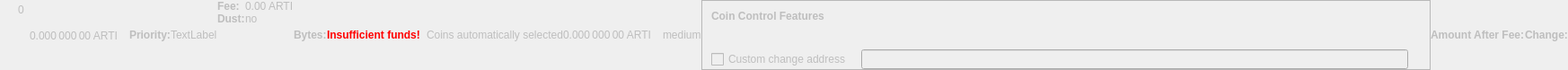
    <widget class="QWidget" name="dummyHideWidget" native="true">
     <property name="enabled">
      <bool>false</bool>
     </property>
     <property name="maximumSize">
      <size>
       <width>100</width>
       <height>22</height>
      </size>
     </property>
     <layout class="QHBoxLayout" name="dummyHideLayout">
      <property name="spacing">
       <number>0</number>
      </property>
      <property name="margin">
       <number>0</number>
      </property>
      <item>
       <layout class="QFormLayout" name="formLayoutCoinControl1">
        <property name="horizontalSpacing">
         <number>10</number>
        </property>
        <property name="verticalSpacing">
         <number>14</number>
        </property>
        <property name="leftMargin">
         <number>10</number>
        </property>
        <property name="topMargin">
         <number>4</number>
        </property>
        <property name="rightMargin">
         <number>6</number>
        </property>
        <item row="0" column="1">
         <widget class="QLabel" name="labelCoinControlBytes">
          <property name="cursor">
           <cursorShape>IBeamCursor</cursorShape>
          </property>
          <property name="contextMenuPolicy">
           <enum>Qt::ActionsContextMenu</enum>
          </property>
          <property name="text">
           <string notr="true">0</string>
          </property>
          <property name="textInteractionFlags">
           <set>Qt::LinksAccessibleByMouse|Qt::TextSelectableByKeyboard|Qt::TextSelectableByMouse</set>
          </property>
         </widget>
        </item>
       </layout>
      </item>
      <item>
       <widget class="QLabel" name="labelCoinControlAfterFee">
        <property name="enabled">
         <bool>false</bool>
        </property>
        <property name="sizePolicy">
         <sizepolicy hsizetype="Fixed" vsizetype="Fixed">
          <horstretch>0</horstretch>
          <verstretch>0</verstretch>
         </sizepolicy>
        </property>
        <property name="minimumSize">
         <size>
          <width>111</width>
          <height>12</height>
         </size>
        </property>
        <property name="maximumSize">
         <size>
          <width>111</width>
          <height>12</height>
         </size>
        </property>
        <property name="cursor">
         <cursorShape>IBeamCursor</cursorShape>
        </property>
        <property name="contextMenuPolicy">
         <enum>Qt::ActionsContextMenu</enum>
        </property>
        <property name="text">
         <string notr="true">0.000 000 00 ARTI</string>
        </property>
        <property name="textInteractionFlags">
         <set>Qt::LinksAccessibleByMouse|Qt::TextSelectableByKeyboard|Qt::TextSelectableByMouse</set>
        </property>
       </widget>
      </item>
      <item>
       <widget class="QLabel" name="labelCoinControlPriorityText">
        <property name="enabled">
         <bool>false</bool>
        </property>
        <property name="font">
         <font>
          <weight>75</weight>
          <bold>true</bold>
         </font>
        </property>
        <property name="text">
         <string>Priority:</string>
        </property>
       </widget>
      </item>
      <item>
       <layout class="QHBoxLayout" name="horizontalLayout">
        <item>
         <widget class="QLabel" name="WarningLabel">
          <property name="text">
           <string>TextLabel</string>
          </property>
         </widget>
        </item>
       </layout>
      </item>
      <item>
       <layout class="QFormLayout" name="formLayoutCoinControl3">
        <property name="horizontalSpacing">
         <number>0</number>
        </property>
        <property name="verticalSpacing">
         <number>0</number>
        </property>
        <property name="leftMargin">
         <number>0</number>
        </property>
        <property name="topMargin">
         <number>0</number>
        </property>
        <property name="rightMargin">
         <number>0</number>
        </property>
        <item row="0" column="0">
         <widget class="QLabel" name="labelCoinControlFeeText">
          <property name="enabled">
           <bool>false</bool>
          </property>
          <property name="font">
           <font>
            <weight>75</weight>
            <bold>true</bold>
           </font>
          </property>
          <property name="text">
           <string>Fee:</string>
          </property>
          <property name="margin">
           <number>0</number>
          </property>
         </widget>
        </item>
        <item row="0" column="1">
         <widget class="QLabel" name="labelCoinControlFee">
          <property name="enabled">
           <bool>false</bool>
          </property>
          <property name="cursor">
           <cursorShape>IBeamCursor</cursorShape>
          </property>
          <property name="contextMenuPolicy">
           <enum>Qt::ActionsContextMenu</enum>
          </property>
          <property name="text">
           <string notr="true">0.00 ARTI</string>
          </property>
          <property name="textInteractionFlags">
           <set>Qt::LinksAccessibleByMouse|Qt::TextSelectableByKeyboard|Qt::TextSelectableByMouse</set>
          </property>
         </widget>
        </item>
        <item row="1" column="0">
         <widget class="QLabel" name="labelCoinControlLowOutputText">
          <property name="enabled">
           <bool>false</bool>
          </property>
          <property name="font">
           <font>
            <weight>75</weight>
            <bold>true</bold>
           </font>
          </property>
          <property name="text">
           <string>Dust:</string>
          </property>
         </widget>
        </item>
        <item row="1" column="1">
         <widget class="QLabel" name="labelCoinControlLowOutput">
          <property name="enabled">
           <bool>false</bool>
          </property>
          <property name="cursor">
           <cursorShape>IBeamCursor</cursorShape>
          </property>
          <property name="contextMenuPolicy">
           <enum>Qt::ActionsContextMenu</enum>
          </property>
          <property name="text">
           <string>no</string>
          </property>
          <property name="textInteractionFlags">
           <set>Qt::LinksAccessibleByMouse|Qt::TextSelectableByKeyboard|Qt::TextSelectableByMouse</set>
          </property>
         </widget>
        </item>
       </layout>
      </item>
      <item>
       <widget class="QLabel" name="labelCoinControlBytesText">
        <property name="enabled">
         <bool>false</bool>
        </property>
        <property name="font">
         <font>
          <weight>75</weight>
          <bold>true</bold>
         </font>
        </property>
        <property name="text">
         <string>Bytes:</string>
        </property>
       </widget>
      </item>
      <item>
       <layout class="QFormLayout" name="formLayoutCoinControl2">
        <property name="horizontalSpacing">
         <number>0</number>
        </property>
        <property name="verticalSpacing">
         <number>0</number>
        </property>
        <property name="leftMargin">
         <number>0</number>
        </property>
        <property name="topMargin">
         <number>0</number>
        </property>
        <property name="rightMargin">
         <number>0</number>
        </property>
       </layout>
      </item>
      <item>
       <layout class="QHBoxLayout" name="horizontalLayoutCoinControl2">
        <property name="spacing">
         <number>0</number>
        </property>
        <property name="bottomMargin">
         <number>0</number>
        </property>
       </layout>
      </item>
      <item>
       <widget class="QLabel" name="labelCoinControlInsuffFunds">
        <property name="enabled">
         <bool>false</bool>
        </property>
        <property name="minimumSize">
         <size>
          <width>0</width>
          <height>0</height>
         </size>
        </property>
        <property name="font">
         <font>
          <weight>75</weight>
          <bold>true</bold>
         </font>
        </property>
        <property name="styleSheet">
         <string notr="true">color:red;font-weight:bold;</string>
        </property>
        <property name="text">
         <string>Insufficient funds!</string>
        </property>
        <property name="margin">
         <number>5</number>
        </property>
       </widget>
      </item>
      <item>
       <layout class="QFormLayout" name="formLayoutCoinControl4">
        <property name="horizontalSpacing">
         <number>0</number>
        </property>
        <property name="verticalSpacing">
         <number>0</number>
        </property>
        <property name="leftMargin">
         <number>0</number>
        </property>
        <property name="topMargin">
         <number>0</number>
        </property>
        <property name="rightMargin">
         <number>0</number>
        </property>
       </layout>
      </item>
      <item>
       <widget class="QLabel" name="labelCoinControlChangeLabel">
        <property name="enabled">
         <bool>false</bool>
        </property>
        <property name="sizePolicy">
         <sizepolicy hsizetype="Preferred" vsizetype="Expanding">
          <horstretch>0</horstretch>
          <verstretch>0</verstretch>
         </sizepolicy>
        </property>
        <property name="minimumSize">
         <size>
          <width>0</width>
          <height>0</height>
         </size>
        </property>
        <property name="text">
         <string/>
        </property>
        <property name="margin">
         <number>3</number>
        </property>
       </widget>
      </item>
      <item>
       <widget class="QLabel" name="labelCoinControlAutomaticallySelected">
        <property name="enabled">
         <bool>false</bool>
        </property>
        <property name="sizePolicy">
         <sizepolicy hsizetype="Fixed" vsizetype="Fixed">
          <horstretch>0</horstretch>
          <verstretch>0</verstretch>
         </sizepolicy>
        </property>
        <property name="minimumSize">
         <size>
          <width>0</width>
          <height>0</height>
         </size>
        </property>
        <property name="maximumSize">
         <size>
          <width>240</width>
          <height>16777215</height>
         </size>
        </property>
        <property name="text">
         <string>Coins automatically selected</string>
        </property>
        <property name="margin">
         <number>5</number>
        </property>
       </widget>
      </item>
      <item>
       <widget class="QLabel" name="labelCoinControlChange">
        <property name="enabled">
         <bool>false</bool>
        </property>
        <property name="sizePolicy">
         <sizepolicy hsizetype="Fixed" vsizetype="Fixed">
          <horstretch>0</horstretch>
          <verstretch>0</verstretch>
         </sizepolicy>
        </property>
        <property name="minimumSize">
         <size>
          <width>111</width>
          <height>0</height>
         </size>
        </property>
        <property name="maximumSize">
         <size>
          <width>111</width>
          <height>16777215</height>
         </size>
        </property>
        <property name="cursor">
         <cursorShape>IBeamCursor</cursorShape>
        </property>
        <property name="contextMenuPolicy">
         <enum>Qt::ActionsContextMenu</enum>
        </property>
        <property name="text">
         <string notr="true">0.000 000 00 ARTI</string>
        </property>
        <property name="textInteractionFlags">
         <set>Qt::LinksAccessibleByMouse|Qt::TextSelectableByKeyboard|Qt::TextSelectableByMouse</set>
        </property>
       </widget>
      </item>
      <item>
       <widget class="QLabel" name="labelCoinControlPriority">
        <property name="enabled">
         <bool>false</bool>
        </property>
        <property name="cursor">
         <cursorShape>IBeamCursor</cursorShape>
        </property>
        <property name="contextMenuPolicy">
         <enum>Qt::ActionsContextMenu</enum>
        </property>
        <property name="text">
         <string>medium</string>
        </property>
        <property name="textInteractionFlags">
         <set>Qt::LinksAccessibleByMouse|Qt::TextSelectableByKeyboard|Qt::TextSelectableByMouse</set>
        </property>
       </widget>
      </item>
      <item>
       <widget class="QFrame" name="frameCoinControl">
        <property name="sizePolicy">
         <sizepolicy hsizetype="Expanding" vsizetype="Expanding">
          <horstretch>0</horstretch>
          <verstretch>0</verstretch>
         </sizepolicy>
        </property>
        <property name="maximumSize">
         <size>
          <width>16777215</width>
          <height>16777215</height>
         </size>
        </property>
        <property name="frameShape">
         <enum>QFrame::StyledPanel</enum>
        </property>
        <property name="frameShadow">
         <enum>QFrame::Sunken</enum>
        </property>
        <layout class="QVBoxLayout" name="verticalLayoutCoinControl2_2">
         <property name="spacing">
          <number>0</number>
         </property>
         <property name="margin">
          <number>0</number>
         </property>
         <item>
          <layout class="QVBoxLayout" name="verticalLayoutCoinControl" stretch="0,0,0,1">
           <property name="spacing">
            <number>0</number>
           </property>
           <property name="leftMargin">
            <number>10</number>
           </property>
           <property name="topMargin">
            <number>10</number>
           </property>
           <item>
            <layout class="QHBoxLayout" name="horizontalLayoutCoinControl1">
             <property name="bottomMargin">
              <number>15</number>
             </property>
             <item>
              <widget class="QLabel" name="labelCoinControlFeatures">
               <property name="enabled">
                <bool>false</bool>
               </property>
               <property name="sizePolicy">
                <sizepolicy hsizetype="Preferred" vsizetype="Maximum">
                 <horstretch>0</horstretch>
                 <verstretch>0</verstretch>
                </sizepolicy>
               </property>
               <property name="font">
                <font>
                 <weight>75</weight>
                 <bold>true</bold>
                </font>
               </property>
               <property name="styleSheet">
                <string notr="true">font-weight:bold;</string>
               </property>
               <property name="text">
                <string>Coin Control Features</string>
               </property>
              </widget>
             </item>
            </layout>
           </item>
           <item>
            <widget class="QWidget" name="widgetCoinControl" native="true">
             <property name="sizePolicy">
              <sizepolicy hsizetype="Preferred" vsizetype="Preferred">
               <horstretch>0</horstretch>
               <verstretch>0</verstretch>
              </sizepolicy>
             </property>
             <property name="minimumSize">
              <size>
               <width>0</width>
               <height>0</height>
              </size>
             </property>
             <property name="styleSheet">
              <string notr="true"/>
             </property>
             <layout class="QHBoxLayout" name="horizontalLayoutCoinControl5_2">
              <property name="margin">
               <number>0</number>
              </property>
              <item>
               <layout class="QHBoxLayout" name="horizontalLayoutCoinControl3">
                <property name="spacing">
                 <number>20</number>
                </property>
                <property name="topMargin">
                 <number>0</number>
                </property>
                <property name="bottomMargin">
                 <number>10</number>
                </property>
               </layout>
              </item>
             </layout>
            </widget>
           </item>
           <item>
            <layout class="QHBoxLayout" name="horizontalLayoutCoinControl4" stretch="0,0,0">
             <property name="spacing">
              <number>12</number>
             </property>
             <property name="sizeConstraint">
              <enum>QLayout::SetDefaultConstraint</enum>
             </property>
             <property name="topMargin">
              <number>5</number>
             </property>
             <property name="rightMargin">
              <number>5</number>
             </property>
             <item>
              <widget class="QCheckBox" name="checkBoxCoinControlChange">
               <property name="enabled">
                <bool>false</bool>
               </property>
               <property name="toolTip">
                <string>If this is activated, but the change address is empty or invalid, change will be sent to a newly generated address.</string>
               </property>
               <property name="text">
                <string>Custom change address</string>
               </property>
              </widget>
             </item>
             <item>
              <widget class="QValidatedLineEdit" name="lineEditCoinControlChange">
               <property name="enabled">
                <bool>false</bool>
               </property>
               <property name="sizePolicy">
                <sizepolicy hsizetype="Expanding" vsizetype="Fixed">
                 <horstretch>0</horstretch>
                 <verstretch>0</verstretch>
                </sizepolicy>
               </property>
              </widget>
             </item>
             <item>
              <widget class="QLabel" name="labelCoinControlChangeLabel_2">
               <property name="sizePolicy">
                <sizepolicy hsizetype="Preferred" vsizetype="Expanding">
                 <horstretch>0</horstretch>
                 <verstretch>0</verstretch>
                </sizepolicy>
               </property>
               <property name="minimumSize">
                <size>
                 <width>0</width>
                 <height>0</height>
                </size>
               </property>
               <property name="text">
                <string/>
               </property>
               <property name="margin">
                <number>3</number>
               </property>
              </widget>
             </item>
            </layout>
           </item>
           <item>
            <spacer name="verticalSpacerCoinControl">
             <property name="orientation">
              <enum>Qt::Vertical</enum>
             </property>
             <property name="sizeHint" stdset="0">
              <size>
               <width>800</width>
               <height>1</height>
              </size>
             </property>
            </spacer>
           </item>
          </layout>
         </item>
        </layout>
       </widget>
      </item>
      <item>
       <widget class="QLabel" name="labelCoinControlAfterFeeText">
        <property name="enabled">
         <bool>false</bool>
        </property>
        <property name="minimumSize">
         <size>
          <width>0</width>
          <height>0</height>
         </size>
        </property>
        <property name="maximumSize">
         <size>
          <width>16777215</width>
          <height>16777215</height>
         </size>
        </property>
        <property name="font">
         <font>
          <weight>75</weight>
          <bold>true</bold>
         </font>
        </property>
        <property name="text">
         <string>Amount After Fee:</string>
        </property>
        <property name="alignment">
         <set>Qt::AlignLeading|Qt::AlignLeft|Qt::AlignVCenter</set>
        </property>
        <property name="margin">
         <number>0</number>
        </property>
       </widget>
      </item>
      <item>
       <widget class="QLabel" name="labelCoinControlChangeText">
        <property name="enabled">
         <bool>false</bool>
        </property>
        <property name="sizePolicy">
         <sizepolicy hsizetype="Preferred" vsizetype="Preferred">
          <horstretch>0</horstretch>
          <verstretch>0</verstretch>
         </sizepolicy>
        </property>
        <property name="minimumSize">
         <size>
          <width>0</width>
          <height>0</height>
         </size>
        </property>
        <property name="maximumSize">
         <size>
          <width>16777215</width>
          <height>16777215</height>
         </size>
        </property>
        <property name="font">
         <font>
          <weight>75</weight>
          <bold>true</bold>
         </font>
        </property>
        <property name="text">
         <string>Change:</string>
        </property>
        <property name="alignment">
         <set>Qt::AlignLeading|Qt::AlignLeft|Qt::AlignVCenter</set>
        </property>
       </widget>
      </item>
     </layout>
    </widget>
